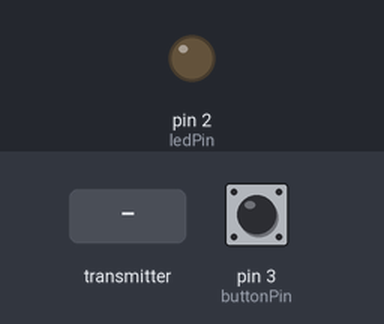
Recording of a sketch running on a simulated Arduino Uno, built with avr-gcc and run on an emulated ATmega328P. Parts: output pins drawn as LEDs (lit = HIGH). Inputs (shaded band) come from the test bench; at power-on: pin 3 (buttonPin) LOW. No radio packets arrive unless stated.

Above: at 1.2 s.
1.3 s: the transmitter starts sending buttonStateB = 1
At 2.4 s:
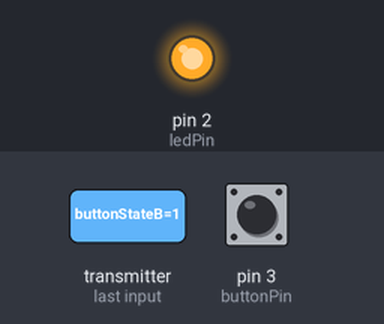
2.8 s: the transmitter starts sending buttonStateB = 0
At 3.6 s:
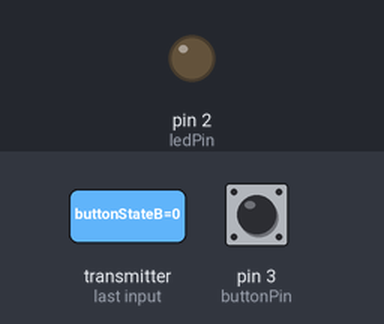
Timing chart, 0 to 5.8 s (numbered marks = the images above; inputs shaded):
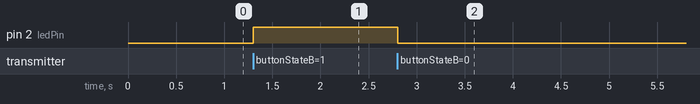

The sketch:

nrfTransmitter.ino
```cpp
#include <SPI.h>
#include <nRF24L01.h>
#include <RF24.h>

RF24 radio(8, 7);  // CSN, CE

const int buttonPin = 3;
const int ledPin = 2;

bool buttonStateA = false;
bool buttonStateB = false;

void setup() {
  pinMode(buttonPin, INPUT);
  pinMode(ledPin, OUTPUT);

  radio.begin();
  radio.openWritingPipe(0xF0F0F0F0C1LL);  // Pipe address for Arduino B
  radio.openReadingPipe(1, 0xF0F0F0F0D2LL);  // Pipe address for Arduino B
  radio.setPALevel(RF24_PA_LOW);
  radio.startListening();
}

void loop() {
  buttonStateA = digitalRead(buttonPin);
  radio.write(&buttonStateA, sizeof(buttonStateA));

  if (radio.available()) {
    radio.read(&buttonStateB, sizeof(buttonStateB));
    digitalWrite(ledPin, buttonStateB);
  }
}
```

Measured:
- after the input at 1.3 s, pin 2 (ledPin): LOW → HIGH at once
- after the input at 2.8 s, pin 2 (ledPin): HIGH → LOW at once
